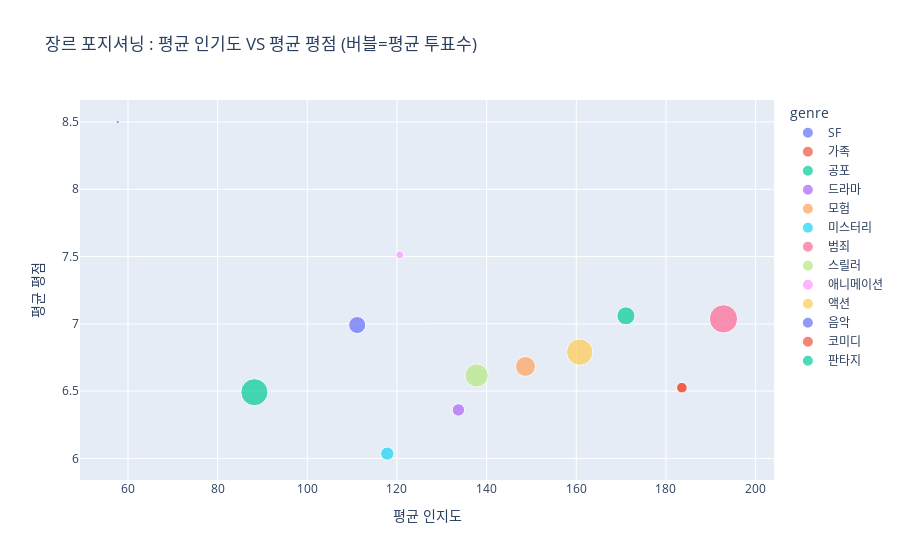

Here is the notebook cell this chart was saved with:
### Code cell
import plotly.express as px

fig = px.scatter(
    agg,
    x="avg_popularity",
    y="avg_vote_average",
    hover_name="genre",
    color="genre",
    size="avg_vote_count",
    title="장르 포지셔닝 : 평균 인기도 VS 평균 평점 (버블=평균 투표수)"
)

fig.update_layout(xaxis_title="평균 인지도", yaxis_title="평균 평점")
fig.show()

### Figure 1 — Plotly figure (JSON) as saved in the notebook; plotly's stock layout.template omitted (floating-point values rounded to 4 significant figures)
{"data": [{"hovertemplate": "<b>%{hovertext}</b><br><br>genre=SF<br>avg_popularity=%{x}<br>avg_vote_average=%{y}<br>avg_vote_count=%{marker.size}<extra></extra>", "hovertext": ["SF"], "legendgroup": "SF", "marker": {"color": "#636efa", "size": [351.2], "sizemode": "area", "sizeref": 2.411, "symbol": "circle"}, "mode": "markers", "name": "SF", "orientation": "v", "showlegend": true, "type": "scatter", "x": [111.1], "xaxis": "x", "y": [6.991], "yaxis": "y"}, {"hovertemplate": "<b>%{hovertext}</b><br><br>genre=가족<br>avg_popularity=%{x}<br>avg_vote_average=%{y}<br>avg_vote_count=%{marker.size}<extra></extra>", "hovertext": ["가족"], "legendgroup": "가족", "marker": {"color": "#EF553B", "size": [136], "sizemode": "area", "sizeref": 2.411, "symbol": "circle"}, "mode": "markers", "name": "가족", "orientation": "v", "showlegend": true, "type": "scatter", "x": [183.6], "xaxis": "x", "y": [6.526], "yaxis": "y"}, {"hovertemplate": "<b>%{hovertext}</b><br><br>genre=공포<br>avg_popularity=%{x}<br>avg_vote_average=%{y}<br>avg_vote_count=%{marker.size}<extra></extra>", "hovertext": ["공포"], "legendgroup": "공포", "marker": {"color": "#00cc96", "size": [883.6], "sizemode": "area", "sizeref": 2.411, "symbol": "circle"}, "mode": "markers", "name": "공포", "orientation": "v", "showlegend": true, "type": "scatter", "x": [88.19], "xaxis": "x", "y": [6.492], "yaxis": "y"}, {"hovertemplate": "<b>%{hovertext}</b><br><br>genre=드라마<br>avg_popularity=%{x}<br>avg_vote_average=%{y}<br>avg_vote_count=%{marker.size}<extra></extra>", "hovertext": ["드라마"], "legendgroup": "드라마", "marker": {"color": "#ab63fa", "size": [185], "sizemode": "area", "sizeref": 2.411, "symbol": "circle"}, "mode": "markers", "name": "드라마", "orientation": "v", "showlegend": true, "type": "scatter", "x": [133.7], "xaxis": "x", "y": [6.36], "yaxis": "y"}, {"hovertemplate": "<b>%{hovertext}</b><br><br>genre=모험<br>avg_popularity=%{x}<br>avg_vote_average=%{y}<br>avg_vote_count=%{marker.size}<extra></extra>", "hovertext": ["모험"], "legendgroup": "모험", "marker": {"color": "#FFA15A", "size": [480.8], "sizemode": "area", "sizeref": 2.411, "symbol": "circle"}, "mode": "markers", "name": "모험", "orientation": "v", "showlegend": true, "type": "scatter", "x": [148.7], "xaxis": "x", "y": [6.684], "yaxis": "y"}, {"hovertemplate": "<b>%{hovertext}</b><br><br>genre=미스터리<br>avg_popularity=%{x}<br>avg_vote_average=%{y}<br>avg_vote_count=%{marker.size}<extra></extra>", "hovertext": ["미스터리"], "legendgroup": "미스터리", "marker": {"color": "#19d3f3", "size": [212], "sizemode": "area", "sizeref": 2.411, "symbol": "circle"}, "mode": "markers", "name": "미스터리", "orientation": "v", "showlegend": true, "type": "scatter", "x": [117.8], "xaxis": "x", "y": [6.036], "yaxis": "y"}, {"hovertemplate": "<b>%{hovertext}</b><br><br>genre=범죄<br>avg_popularity=%{x}<br>avg_vote_average=%{y}<br>avg_vote_count=%{marker.size}<extra></extra>", "hovertext": ["범죄"], "legendgroup": "범죄", "marker": {"color": "#FF6692", "size": [964.2], "sizemode": "area", "sizeref": 2.411, "symbol": "circle"}, "mode": "markers", "name": "범죄", "orientation": "v", "showlegend": true, "type": "scatter", "x": [192.8], "xaxis": "x", "y": [7.037], "yaxis": "y"}, {"hovertemplate": "<b>%{hovertext}</b><br><br>genre=스릴러<br>avg_popularity=%{x}<br>avg_vote_average=%{y}<br>avg_vote_count=%{marker.size}<extra></extra>", "hovertext": ["스릴러"], "legendgroup": "스릴러", "marker": {"color": "#B6E880", "size": [652.5], "sizemode": "area", "sizeref": 2.411, "symbol": "circle"}, "mode": "markers", "name": "스릴러", "orientation": "v", "showlegend": true, "type": "scatter", "x": [137.8], "xaxis": "x", "y": [6.617], "yaxis": "y"}, {"hovertemplate": "<b>%{hovertext}</b><br><br>genre=애니메이션<br>avg_popularity=%{x}<br>avg_vote_average=%{y}<br>avg_vote_count=%{marker.size}<extra></extra>", "hovertext": ["애니메이션"], "legendgroup": "애니메이션", "marker": {"color": "#FF97FF", "size": [75], "sizemode": "area", "sizeref": 2.411, "symbol": "circle"}, "mode": "markers", "name": "애니메이션", "orientation": "v", "showlegend": true, "type": "scatter", "x": [120.6], "xaxis": "x", "y": [7.513], "yaxis": "y"}, {"hovertemplate": "<b>%{hovertext}</b><br><br>genre=액션<br>avg_popularity=%{x}<br>avg_vote_average=%{y}<br>avg_vote_count=%{marker.size}<extra></extra>", "hovertext": ["액션"], "legendgroup": "액션", "marker": {"color": "#FECB52", "size": [838.2], "sizemode": "area", "sizeref": 2.411, "symbol": "circle"}, "mode": "markers", "name": "액션", "orientation": "v", "showlegend": true, "type": "scatter", "x": [160.8], "xaxis": "x", "y": [6.79], "yaxis": "y"}, {"hovertemplate": "<b>%{hovertext}</b><br><br>genre=음악<br>avg_popularity=%{x}<br>avg_vote_average=%{y}<br>avg_vote_count=%{marker.size}<extra></extra>", "hovertext": ["음악"], "legendgroup": "음악", "marker": {"color": "#636efa", "size": [14], "sizemode": "area", "sizeref": 2.411, "symbol": "circle"}, "mode": "markers", "name": "음악", "orientation": "v", "showlegend": true, "type": "scatter", "x": [57.71], "xaxis": "x", "y": [8.5], "yaxis": "y"}, {"hovertemplate": "<b>%{hovertext}</b><br><br>genre=코미디<br>avg_popularity=%{x}<br>avg_vote_average=%{y}<br>avg_vote_count=%{marker.size}<extra></extra>", "hovertext": ["코미디"], "legendgroup": "코미디", "marker": {"color": "#EF553B", "size": [136], "sizemode": "area", "sizeref": 2.411, "symbol": "circle"}, "mode": "markers", "name": "코미디", "orientation": "v", "showlegend": true, "type": "scatter", "x": [183.6], "xaxis": "x", "y": [6.526], "yaxis": "y"}, {"hovertemplate": "<b>%{hovertext}</b><br><br>genre=판타지<br>avg_popularity=%{x}<br>avg_vote_average=%{y}<br>avg_vote_count=%{marker.size}<extra></extra>", "hovertext": ["판타지"], "legendgroup": "판타지", "marker": {"color": "#00cc96", "size": [392.2], "sizemode": "area", "sizeref": 2.411, "symbol": "circle"}, "mode": "markers", "name": "판타지", "orientation": "v", "showlegend": true, "type": "scatter", "x": [171.1], "xaxis": "x", "y": [7.06], "yaxis": "y"}], "layout": {"legend": {"itemsizing": "constant", "title": {"text": "genre"}, "tracegroupgap": 0}, "title": {"text": "장르 포지셔닝 : 평균 인기도 VS 평균 평점 (버블=평균 투표수)"}, "xaxis": {"anchor": "y", "domain": [0, 1], "title": {"text": "평균 인지도"}}, "yaxis": {"anchor": "x", "domain": [0, 1], "title": {"text": "평균 평점"}}}}
